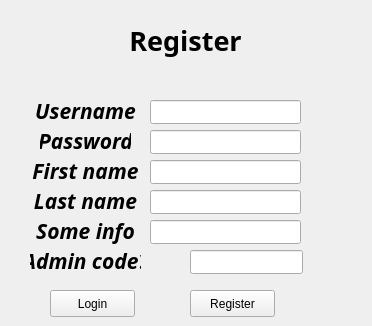
<?xml version="1.0" encoding="UTF-8"?>
<ui version="4.0">
 <class>Form_Register</class>
 <widget class="QWidget" name="Form_Register">
  <property name="geometry">
   <rect>
    <x>0</x>
    <y>0</y>
    <width>372</width>
    <height>326</height>
   </rect>
  </property>
  <property name="windowTitle">
   <string>Form</string>
  </property>
  <widget class="QLabel" name="label">
   <property name="geometry">
    <rect>
     <x>130</x>
     <y>20</y>
     <width>111</width>
     <height>41</height>
    </rect>
   </property>
   <property name="font">
    <font>
     <family>Loma</family>
     <pointsize>20</pointsize>
     <weight>75</weight>
     <italic>false</italic>
     <bold>true</bold>
    </font>
   </property>
   <property name="text">
    <string>Register</string>
   </property>
   <property name="textFormat">
    <enum>Qt::PlainText</enum>
   </property>
   <property name="alignment">
    <set>Qt::AlignCenter</set>
   </property>
  </widget>
  <widget class="QLabel" name="label_2">
   <property name="geometry">
    <rect>
     <x>30</x>
     <y>90</y>
     <width>111</width>
     <height>41</height>
    </rect>
   </property>
   <property name="font">
    <font>
     <family>Loma</family>
     <pointsize>16</pointsize>
     <weight>75</weight>
     <italic>true</italic>
     <bold>true</bold>
    </font>
   </property>
   <property name="text">
    <string>Username</string>
   </property>
   <property name="textFormat">
    <enum>Qt::PlainText</enum>
   </property>
   <property name="alignment">
    <set>Qt::AlignCenter</set>
   </property>
  </widget>
  <widget class="QLabel" name="label_3">
   <property name="geometry">
    <rect>
     <x>40</x>
     <y>120</y>
     <width>91</width>
     <height>41</height>
    </rect>
   </property>
   <property name="font">
    <font>
     <family>Loma</family>
     <pointsize>16</pointsize>
     <weight>75</weight>
     <italic>true</italic>
     <bold>true</bold>
    </font>
   </property>
   <property name="text">
    <string>Password</string>
   </property>
   <property name="textFormat">
    <enum>Qt::PlainText</enum>
   </property>
   <property name="alignment">
    <set>Qt::AlignCenter</set>
   </property>
  </widget>
  <widget class="QLabel" name="label_4">
   <property name="geometry">
    <rect>
     <x>30</x>
     <y>150</y>
     <width>111</width>
     <height>41</height>
    </rect>
   </property>
   <property name="font">
    <font>
     <family>Loma</family>
     <pointsize>16</pointsize>
     <weight>75</weight>
     <italic>true</italic>
     <bold>true</bold>
    </font>
   </property>
   <property name="text">
    <string>First name</string>
   </property>
   <property name="textFormat">
    <enum>Qt::PlainText</enum>
   </property>
   <property name="alignment">
    <set>Qt::AlignCenter</set>
   </property>
  </widget>
  <widget class="QLabel" name="label_5">
   <property name="geometry">
    <rect>
     <x>30</x>
     <y>180</y>
     <width>111</width>
     <height>41</height>
    </rect>
   </property>
   <property name="font">
    <font>
     <family>Loma</family>
     <pointsize>16</pointsize>
     <weight>75</weight>
     <italic>true</italic>
     <bold>true</bold>
    </font>
   </property>
   <property name="text">
    <string>Last name</string>
   </property>
   <property name="textFormat">
    <enum>Qt::PlainText</enum>
   </property>
   <property name="alignment">
    <set>Qt::AlignCenter</set>
   </property>
  </widget>
  <widget class="QLabel" name="label_6">
   <property name="geometry">
    <rect>
     <x>30</x>
     <y>210</y>
     <width>111</width>
     <height>41</height>
    </rect>
   </property>
   <property name="font">
    <font>
     <family>Loma</family>
     <pointsize>16</pointsize>
     <weight>75</weight>
     <italic>true</italic>
     <bold>true</bold>
    </font>
   </property>
   <property name="text">
    <string>Some info</string>
   </property>
   <property name="textFormat">
    <enum>Qt::PlainText</enum>
   </property>
   <property name="alignment">
    <set>Qt::AlignCenter</set>
   </property>
  </widget>
  <widget class="QLineEdit" name="usernameTF">
   <property name="geometry">
    <rect>
     <x>150</x>
     <y>100</y>
     <width>151</width>
     <height>24</height>
    </rect>
   </property>
  </widget>
  <widget class="QLineEdit" name="passwordTF">
   <property name="geometry">
    <rect>
     <x>150</x>
     <y>130</y>
     <width>151</width>
     <height>24</height>
    </rect>
   </property>
  </widget>
  <widget class="QLineEdit" name="firstNameTF">
   <property name="geometry">
    <rect>
     <x>150</x>
     <y>160</y>
     <width>151</width>
     <height>24</height>
    </rect>
   </property>
  </widget>
  <widget class="QLineEdit" name="lastNameTF">
   <property name="geometry">
    <rect>
     <x>150</x>
     <y>190</y>
     <width>151</width>
     <height>24</height>
    </rect>
   </property>
  </widget>
  <widget class="QLineEdit" name="someInfoTF">
   <property name="geometry">
    <rect>
     <x>150</x>
     <y>220</y>
     <width>151</width>
     <height>24</height>
    </rect>
   </property>
  </widget>
  <widget class="QPushButton" name="registerBtn">
   <property name="geometry">
    <rect>
     <x>190</x>
     <y>290</y>
     <width>85</width>
     <height>27</height>
    </rect>
   </property>
   <property name="text">
    <string>Register</string>
   </property>
  </widget>
  <widget class="QLabel" name="resultLabel">
   <property name="geometry">
    <rect>
     <x>80</x>
     <y>60</y>
     <width>251</width>
     <height>16</height>
    </rect>
   </property>
   <property name="font">
    <font>
     <family>Loma</family>
     <pointsize>14</pointsize>
     <weight>75</weight>
     <italic>true</italic>
     <bold>true</bold>
    </font>
   </property>
   <property name="text">
    <string/>
   </property>
   <property name="alignment">
    <set>Qt::AlignCenter</set>
   </property>
  </widget>
  <widget class="QPushButton" name="loginBtn">
   <property name="geometry">
    <rect>
     <x>50</x>
     <y>290</y>
     <width>85</width>
     <height>27</height>
    </rect>
   </property>
   <property name="text">
    <string>Login</string>
   </property>
  </widget>
  <widget class="QLabel" name="label_7">
   <property name="geometry">
    <rect>
     <x>30</x>
     <y>240</y>
     <width>111</width>
     <height>41</height>
    </rect>
   </property>
   <property name="font">
    <font>
     <family>Loma</family>
     <pointsize>16</pointsize>
     <weight>75</weight>
     <italic>true</italic>
     <bold>true</bold>
    </font>
   </property>
   <property name="text">
    <string>Admin code?</string>
   </property>
   <property name="textFormat">
    <enum>Qt::PlainText</enum>
   </property>
   <property name="alignment">
    <set>Qt::AlignCenter</set>
   </property>
  </widget>
  <widget class="QLineEdit" name="adminCodeTF">
   <property name="geometry">
    <rect>
     <x>190</x>
     <y>250</y>
     <width>113</width>
     <height>24</height>
    </rect>
   </property>
  </widget>
 </widget>
 <resources/>
 <connections/>
</ui>
